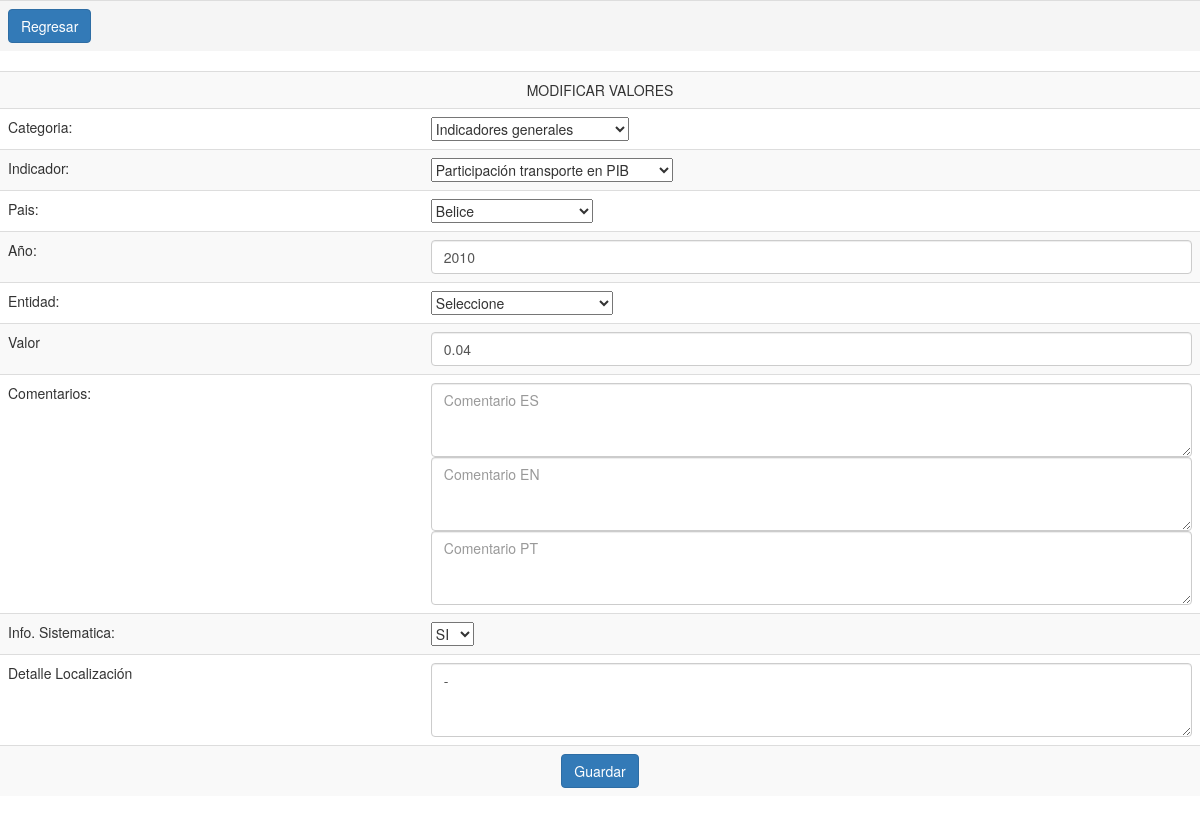
Page /valores_mod.php?id=3 on the committed database.
### tables this page shows
CREATE TABLE `valores` (
  `id` int(11) NOT NULL AUTO_INCREMENT,
  `id_indic` int(11) NOT NULL,
  `id_pais` varchar(45) NOT NULL,
  `ano` int(11) NOT NULL,
  `id_ent` varchar(45) NOT NULL,
  `valor` decimal(12,2) NOT NULL,
  `fuente` varchar(255) NOT NULL,
  `id_comentario` varchar(45) NOT NULL,
  `info_sistematica` varchar(45) NOT NULL,
  `detalle_localizacion` varchar(45) NOT NULL,
  PRIMARY KEY (`id`),
  KEY `index2` (`id_indic`,`id_pais`)
);

### db.php (the view, shortened to what this page needs)
<?php
function buscar_categoria($id_indic)
{
	global $conn;
	$sSql="select clase from indicadores where id_indic = $id_indic";
	$rs=phpmkr_query($sSql,$conn) or die("Fallo al ejecutar la consulta en la linea" . __LINE__ . ": " . phpmkr_error($conn) . '<br>SQL: ' . $sSql);
	while ($row_rs = $rs->fetch_assoc()){
		$clase = $row_rs['clase'];
	}
	return $clase;
}
function phpmkr_query($strsql, $conn)
{
	$rs = mysqli_query($conn, $strsql);
	return $rs;
}
function select13($field_value, $field_label, $field_selected, $sql, $control_name, $selecione=0,$selecione2,$selecione3,$conn,$onchange)
{
      $rs = $conn->query($sql);
	  $ret="<select title='' class='' required='true' onchange='".$onchange."' id=".$control_name." name=".$control_name." >";
	  if ($selecione == 1) {$ret.="<option value=''>Seleccione</option>";};
      while ($row_rs = $rs->fetch_assoc()) {;
        if ( $row_rs[$field_value] == $field_selected ) {;
         $ret.='<option value="'.$row_rs[$field_value].'" selected >'.utf8_encode($row_rs[$field_label]).'</option>';
        } else {;
          $ret.='<option value="'.$row_rs[$field_value].'">'.utf8_encode($row_rs[$field_label]).'</option>';
        };
      };
     $ret.="</select>";
	 print $ret;
};
?>

### valores_mod.php (shortened to what this page needs)
<?php
include ("db.php");
$conn = phpmkr_db_connect(HOST, USER, PASS, DB, PORT);
$id = $_GET['id'];
$sSql="select * from valores where id = $id";
$rs=phpmkr_query($sSql,$conn) or die("Fallo al ejecutar la consulta en la linea" . __LINE__ . ": " . phpmkr_error($conn) . '<br>SQL: ' . $sSql);
while ($row_rs = $rs->fetch_assoc()){
  $id_indic = $row_rs['id_indic'];
  $id_pais = $row_rs['id_pais'];
  $ano = $row_rs['ano'];
  $id_ent = $row_rs['id_ent'];
  $valor = $row_rs['valor'];
  $id_comentario = $row_rs['id_comentario'];
  $info_sistematica = $row_rs['info_sistematica'];
  $detalle_localizacion = $row_rs['detalle_localizacion'];
}
$comentario = buscar_comentario($id_comentario,$id_indic);
$id_categoria = buscar_categoria($id_indic);
?>
<!DOCTYPE html>
<html>
<head>
</head>
<body>
<link rel="stylesheet" href="bootstrap/css/bootstrap.min.css" >
<form action="valores.php" method="post" name="form1">
<table class="table" border="0">
  <tr class="active">
    <td colspan="2">
    <a title="Regresar" href="valores_view.php" class="btn btn-primary" role="button"><?php echo "Regresar"; ?></a>
    </td>
  </tr>
</table>
<div class="table-responsive">
<table class="table table-striped" border="0">
  <tr class="">
    <td colspan="2">
    <div align="center">MODIFICAR VALORES</div>
    </td>
  </tr>
  <tr class="">
    <td>Categoria:</td>
    <td><?php echo select13("id", "ES", "$id_categoria", "select id,ES from categorias_indicadores order by id", "categorias_indicadores", 1,3,0,$conn,"buscar_indicadores(this.value)"); ?></td>
  </tr>
  <tr class="">
    <td>Indicador:</td>
    <td>
    <?php echo select13("id_indic", "ES", "$id_indic", "select t.id_indic,t.ES FROM observatorio.indicadores i,observatorio.indicadores_traduccion t where i.clase = '$id_categoria' and i.descripcion_indicador = t.codificacion", "id_indic", 1,3,0,$conn,""); ?>
    </td>
  </tr>
  <tr>
    <td>Pais:</td>
    <td><?php  echo select13("id", "nombre", "$id_pais", "select id,nombre from paises_mesoamericanos order by id", "id_pais", 1,1,0,$conn,"buscar_entidad(this.value)"); ?></td>
  </tr>
  <tr>
    <td>Año:</td>
    <td><input type="text" id="ano" name="ano" class="form-control" placeholder="Año" value="<?php echo $ano; ?>" required></td>
  </tr>
    <td>Entidad:</td>
     <td>
     <?php
     echo select13("id_ent", "nombre", "$id_ent", "select id_ent,entidad as nombre from entidad where id_pais = '$id_pais' order by id_ent", "id_ent", 1,1,0,$conn,"","");
     ?>
     </td>
  <tr>
    <td>Valor</td>
    <td><input type="text" name="valor" id="valor" class="form-control" placeholder="Valor" value="<?php echo $valor; ?>" required></td>
  </tr>
  <tr>
    <td>Comentarios:</td>
    <td>
    <textarea class="form-control" rows="3" id="comentario_es" placeholder="Comentario ES"  required name="comentario_es"><?php echo $comentario['ES']; ?></textarea>
    <textarea class="form-control" rows="3" id="comentario_en" placeholder="Comentario EN"  required name="comentario_en"><?php echo $comentario['EN']; ?></textarea>
    <textarea class="form-control" rows="3" id="comentario_pt" placeholder="Comentario PT"  required name="comentario_pt"><?php echo $comentario['PT']; ?></textarea>
    </td>
  </tr>
  <tr>
    <td>Info. Sistematica:</td>
    <td>
      <select name="info_sistematica" id="info_sistematica">
        <option <?php if($info_sistematica=="SI") echo " selected "; ?> value="SI">SI</option>
      </select>
    </td>
  </tr>
  <tr>
    <td>Detalle Localización</td>
    <td><textarea class="form-control" rows="3" id="detalle" placeholder="Detalle" required name="detalle"><?php echo $detalle_localizacion; ?></textarea></td>
  </tr>
  <tr>
    <td colspan="2">
    <div align="center">
      <input title='Guardar' class="btn btn-primary" type="submit" value="Guardar">
    </div>
    </td>
  </tr>
</table>
</div>
</form>
</body>
</body>
</html>

### rows in the picture
valores: ano "2010", valor "0.04", info_sistematica "SI", detalle "-"

### other values in the picture
form field categorias_indicadores "Indicadores generales"
form field id_indic "Participación transporte en PIB"
form field id_pais "Belice"
